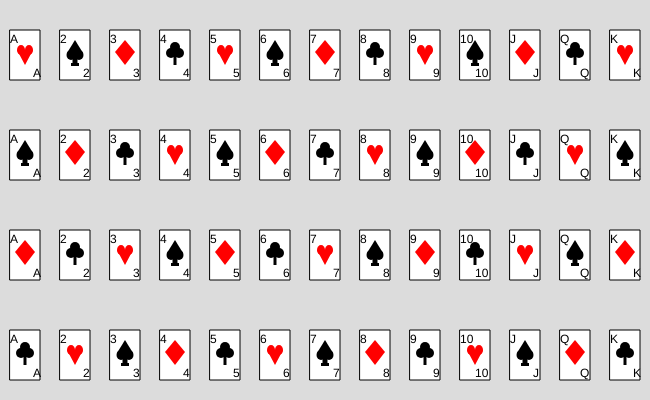
Frame 1 (no input)
Frame 60 (no input): identical to frame 1, image omitted
Frame 120 (the mouse pressed at the canvas centre since frame 60): identical to frame 1, image omitted

The p5.js sketch that drew this single still picture (run headless with seeded random() and noise() and a simulated clock; from frame 60 on, the mouse is pressed at the canvas centre):

// p5.js sketch
// ── sketch.js
// Junseop nam
// Draw a Deck of Cards
// CS099
// Spring 2020.5.4


function setup() {
  createCanvas(650, 400);
}

function draw() {
  background(220);
  let x = 10;
  let y = 30;
  let shape = 0; 
  let number = 1;
  
  for(let card = 0; card<4; ++card)
  {
    x = 10;
    for(let deck1 = 0; deck1 < 13; ++deck1 )
    {
      RECT(x,y);
      SHAPE(x,y, shape);
      shape++;
      if(shape > 3)
    {
    shape = 0;
    }
      Number(x,y,number);
      number++
      if(number >13){
         number = 1; 
         }

    x += 50;
    } 
    y += 100;
  }
}
  
function RECT(a,b) {
  rect(a,b,30,50);
}

function SHAPE(a,b,shape){
  switch (shape){
    case 0:
      push()
      fill('red');
      noStroke()      
      ellipse(a+11, b+20, 8,10);
      ellipse(a+19, b+20, 8,10);
      triangle(a+7, b+20, a+15, b+35, a+23, b+20);
      pop()
      break;
    case 1:
      push()
      noStroke()
      fill(0);
      ellipse(a+11, b+25, 9,10);
      ellipse(a+19, b+25, 9,10);
      triangle(a+7, b+23, a+15, b+10, a+23, b+23);
      rect(a+12.5, b+ 20, 5, 15);
      rect(a+11, b+33, 8, 3);
      pop()
      break;                      
    case 2:
      push()
      noStroke()
      fill('red')
      beginShape()
      vertex(a+15, b+10)
      vertex(a+5, b+22)
      vertex(a+15, b+35)
      vertex(a+25, b+22)
      endShape(CLOSE)
      pop()
      break;
    case 3:
      push()
      noStroke()
      fill(0);
      circle(a+11, b+23,10);
      circle(a+19, b+23,10);
      circle(a+15, b+17,10);
      rect(a+13.5, b+ 20, 3, 15);
      pop()
      break;      
  }
}

function Number(a,b,number){
  if(number != 1 && number !=11 && number !=12 && number !=13 && number !=10){
      text(number,a,b+13);
      text(number,a+23,b+47);
  }
  else if(number == 1){
    text('A',a,b+13);
    text('A',a+23,b+47);
  }
  else if(number == 11){
    text('J',a,b+13);
    text('J',a+23,b+47);
  }
  else if(number == 12){
    text('Q',a,b+13);
    text('Q',a+20,b+47);
  }
  else if(number == 13){
    text('K',a,b+13);
    text('K',a+23,b+47);
  }
  else if(number == 10){
    text('10',a,b+13);
    text('10',a+15,b+47);
  }
}    
